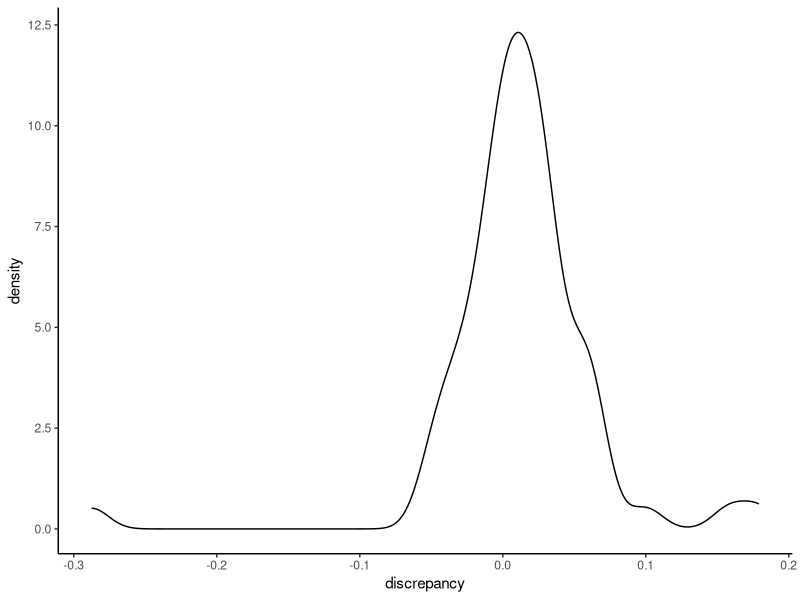

R code for this plot: (Note: this script raises an error after producing the figure.)
## ---- chunk 1
knitr::opts_chunk$set(echo = FALSE, include = FALSE, warning = FALSE, message = FALSE)
date_compiled_title = c("Output created on", date())
## ---- chunk 2
library(tidyverse)
library(broom)
library(patchwork)
library(knitr)
library(kableExtra)
library(afex)
library(BayesFactor)

theme_set(theme_classic())

setwd(dirname(rstudioapi::getActiveDocumentContext()$path)) # set wd to current file location

data <- read_csv("data_tidy_CCVR04.csv") # read in the tidied data from the first analysis script.

data_AW <- 
  data %>% 
  filter(phase == 2) %>% # separate out awareness data
  mutate(TT = if_else(set %in% c(5,6), "Repeated", "Random"), # recode "set" variable into 2 variables
         targ_depth = if_else(set %in% c(5,7), "Near targets", "Far targets")) %>% 
  select(exp:block, set, TT, targ_depth, everything())

dataMain <- 
  data %>% 
  filter(phase == 1) %>% # main phase of the task
  mutate(TT = if_else(set %in% c(1,2), "Repeated", "Random"), # recode "set" variable into 2 variables
         targ_depth = if_else(set %in% c(1,3), "Near", "Far"),
         epoch = ceiling(block/2)) %>% 
  select(exp:phase, epoch, block:set, TT, targ_depth, everything())

## ---- chunk 3
# a table of the demographic information across participants
data_demog <- 
  dataMain %>% 
  group_by(subj) %>% 
  slice(1) %>% # take top row
  ungroup() %>% 
  select(subj,age,gender,condition)

demog_summary <- 
  data_demog %>% 
  summarise(n = n(),
            mean_age = mean(age),
            sd_age = sd(age),
            males = sum(gender=="M"),
            females = sum(gender=="F"),
            non_binary = sum(!gender %in% c("M", "F")))

# summary statistics of response patterns,
basic_resp_stats <- 
  dataMain %>%
  group_by(subj) %>%
  summarise(mean_RT = mean(RT < 9999),
            perc_Timeouts = sum(dist_to_T==-1)/n(),
            mean_Extra_Resp = mean(num_additional_Rs),
            perc_Rs_Over1 = sum(num_additional_Rs>0)/n(),
            perc_Rs_Over2 = sum(num_additional_Rs>1)/n()) %>% 
  summarise_all(list(mean = mean, sd = sd)) %>%  # from participant summaries, compute summary stats
  select(-contains("subj"))

# create table from those summary statistics
table_basic_resp_stats <- 
  basic_resp_stats %>% 
  pivot_longer(cols = everything(), names_to = "stat") %>% 
  kable(digits = 2, col.names = c("","")) %>% 
  kable_styling(latex_options = "hold_position", position = "left")

# filter trials with more than 2 responses (num additional Rs > 1), timeouts,
# and outlier RTs  
data <- 
  dataMain %>% 
  filter(num_additional_Rs<=2, dist_to_T>=0) %>% 
  group_by(subj) %>% 
  mutate(zRT = scale(RT)) %>% 
  filter(between(zRT,-2.5,2.5)) %>% 
  ungroup() 

# what percentage of trials were removed for each participant?
perc_removed <- 
  data %>%
  group_by(subj) %>% 
  summarise(perc = (1 - (n()/496))*100)

# compute normalised RT (norm_RT), for calculating w/s error bars 
data <- 
  data %>% 
  group_by(subj) %>% # within each experiment, and each subject
  summarise(sub_MeanRT = mean(RT)) %>% # calculate the mean RT for the subject
  mutate(sample_MeanRT = mean(sub_MeanRT)) %>% # the overall mean RT for the sample in that experiment
  ungroup() %>% # ungroup the data, to allow for removal of variable
  left_join(data, by = "subj") %>% # join to the original data frame
  mutate(norm_RT = RT - sub_MeanRT + sample_MeanRT) %>% # compute the normalised RT, from the RT, subject mean and sample mean
  select(exp, subj, age:RT, norm_RT, everything(), -sub_MeanRT, -sample_MeanRT) # arrange the variables

## ---- chunk 4
# summarise the overall mean RT for each P 
overall_RT_Means <- 
  data %>% 
  group_by(subj) %>% 
  summarise(meanRT = mean(RT)) %>% 
  mutate(z_meanRT = scale(meanRT))

outlier_meanRTs <- 
  overall_RT_Means %>% 
  filter(!between(z_meanRT, -2.5, 2.5)) %>% 
  pull(subj) # Ps 27 and 60 seems to have unusually long mean RTs
  
# plot the boxplots of RT
RT_boxplot <- 
  overall_RT_Means %>% 
  ggplot(aes(x = "meanRT", y = meanRT))+
  geom_boxplot() +
  geom_point() +
  geom_text(aes(label = subj), hjust = 2, check_overlap = TRUE)

# remove the two outlier participants from the sample
data <- filter(data,!subj %in% outlier_meanRTs)

## ---- chunk 5
# exploring the difficulty of target detection at different depths

# how many trials contributed to the analysis by target depth

data %>% 
  group_by(subj, targ_depth) %>% 
  summarise(prop = n()/240) %>% 
  group_by(targ_depth) %>% 
  summarise(meanProp = mean(prop))

# any unusual participants?

depth_difficulty_measure <- 
  data %>% 
  group_by(subj, targ_depth) %>% 
  summarise(prop = n()/240) %>%
  pivot_wider(names_from = targ_depth, values_from = prop) %>% 
  mutate(discrepancy = Near-Far) 

depth_difficulty_measure %>% 
  ggplot(aes(discrepancy)) +
  geom_density()

# remove those with large discrepancy
depth_difficulty_outliers <- 
  depth_difficulty_measure %>% 
  filter(!between(discrepancy,-.15,.15)) %>% 
  pull(subj)

# remove the depth difficulty outliers from the sample
data <- filter(data,!subj %in% depth_difficulty_outliers)

# remove them from the measure of depth difficulty
depth_difficulty_measure <- 
  depth_difficulty_measure %>% 
  filter(between(discrepancy,-.15,.15)) 

## ---- chunk 6
# main analysis of RT

# convert TT and targ_depth to factors and set level order
data <- 
  data %>%
  mutate(TT = factor(TT, levels = c("Repeated", "Random")),
         targ_depth = factor(targ_depth, levels = c("Near", "Far")))

legendLBLs <- c("Repeated Near T", "Random Near T", "Repeated Far T", "Random Far T")

# get data for the RT figure. 
data_RT_avgs_figure <- 
  data %>%
  group_by(condition, TT, targ_depth, epoch) %>% 
  summarise(meanRT = mean(RT), 
            SE = sd(norm_RT)/sqrt(n())) %>%
  mutate(condition = recode(condition, 
                            "distal_repeated" = "Distal condition",
                            "proximal_repeated" = "Proximal condition")) %>% 
  complete(TT, targ_depth, epoch) # add NA values where missing - ensures breaks in lines for plot

# main RT figure
RT_avgs_figure <- 
  data_RT_avgs_figure %>%
  ggplot(aes(x = epoch, y = meanRT, group = interaction(TT, targ_depth))) +
  geom_line() +
  geom_errorbar(aes(ymin = meanRT-SE, ymax = meanRT+SE), width = 0.2, size = .5) +
  geom_point(aes(fill = interaction(TT, targ_depth), 
                 shape = interaction(TT, targ_depth)), 
             size = 2) +
  facet_wrap(~condition, dir = "v", scales = "free") +
  theme(strip.text = element_text(size = 12, face = "bold"),
        strip.text.x = element_text(hjust = 0.05),
        strip.background = element_blank(),
        panel.spacing.y = unit(2, "lines")) +
  scale_y_continuous(limits = c(1400, 3000), 
                     breaks = seq(1400,3000,200)) +
  scale_x_continuous(breaks = seq(1,31,4),
                     minor_breaks = seq(1,31,2)) +
  scale_fill_manual(name  = "",
                    labels = legendLBLs,
                    values = c("black", "white", "black", "white")) +
  scale_shape_manual(name = "",
                     labels = legendLBLs,
                     values = c(21,21,22,22)) +
  labs(y = "Mean response time (ms)",
       x = "Epoch (16 trials)")

RT_avgs_figure # print the figure
## ---- chunk 7
# get the data from the "test" epochs
data_test <- 
  data %>%
  mutate(test = case_when(epoch %in% 8:11 ~ 1,
                          epoch %in% 18:21 ~ 2,
                          epoch %in% 28:31 ~ 3)) %>% 
  filter(test > 0) #remove data not in the test periods
  
# plot the test data by condition
test_figure <- 
  data_test %>% 
  mutate(condition = recode(condition, 
                            "distal_repeated" = "Distal contingencies", 
                            "proximal_repeated" = "Proximal contingencies"),
         targ_depth = recode(targ_depth,
                             "Near" = "Near targets",
                             "Far" = "Far targets")) %>%
  group_by(condition, TT, targ_depth, test) %>%
  summarise(meanRT = mean(RT), 
            SE = sd(norm_RT)/sqrt(n())) %>% 
  ggplot(aes(x = test, y = meanRT, fill = TT)) +
  geom_col(position = position_dodge(),
           colour = "black",
           size = 1) +
  geom_errorbar(aes(ymin = meanRT, ymax = meanRT+SE), 
                width = 0.2, 
                size = .5, 
                position = position_dodge(width = 0.9)) +
  scale_fill_manual(values = c("black", "white")) +
  scale_y_continuous(breaks = seq(1400,2800,200)) +
  coord_cartesian(ylim = c(1400,2800)) +
  facet_wrap(vars(condition,targ_depth), 
             nrow = 2, 
             scales = "free",
             labeller = labeller(.rows = label_value, .multi_line = TRUE)) + 
  theme(strip.text = element_text(size = 10, face = "bold"),
        strip.text.x = element_text(hjust = 0),
        strip.background = element_blank(), 
        panel.spacing.y = unit(2, "lines")) +
  labs(x = "Test phase",
       y = "Mean RT",
       fill = "")

test_figure #print figure

## ---- chunk 8

data_test$subj <- as.factor(data_test$subj)

#get data for the ANOVA on the test data
data_RT_ANOVA <- 
  data_test %>% 
  group_by(condition, subj, TT, targ_depth, test) %>% 
  summarise(meanRT = mean(RT)) 

# conduct ANOVA
data_RT_ANOVA %>% 
  aov_car(meanRT ~ Error(subj/(test*TT*targ_depth)) + condition, data = .)


## ---- chunk 9

# compute a new CC_RT variable, which simplifies the random-repeated comparison
test_diff <- 
  data_test %>%
  group_by(subj, TT, targ_depth, test) %>%
  summarise(meanRT = mean(RT)) %>% 
  pivot_wider(names_from = TT, values_from = meanRT) %>% 
  mutate(CC_RT = Random - Repeated) 

# plot the CC effect as a function of target depth and test.
test_diff_figure <- 
  test_diff %>% 
  group_by(targ_depth, test) %>% 
  summarise(RT = mean(CC_RT), SE = sd(CC_RT)/sqrt(n())) %>% 
  ggplot(aes(x = test, y = RT)) +
  geom_errorbar(aes(ymin = RT-SE, ymax = RT+SE), 
                width = 0.1, size = .5, colour = "black") +
  geom_line(aes(group = targ_depth), size = 1) +
  geom_point(aes(fill = targ_depth), 
             size = 4, shape = 21, colour = "black", stroke = 1.5) +
  scale_x_continuous(breaks = 1:3) +
  scale_y_continuous(limits = c(-100, 300), breaks = seq(-100,300,50)) +
  scale_fill_discrete(type = c("black", "white")) +
  labs(x = "Test",
       y = "Difference in RT (Random - Repeated)",
       fill = "")

# draw figure
test_diff_figure

## ---- chunk 10

# t-test Test 1
test_diff %>% 
  filter(test == 1) %>% 
  {t.test(.$CC_RT ~ .$targ_depth)}

# t-test Test 2
test_diff %>% 
  filter(test == 2) %>% 
  {t.test(.$CC_RT ~ .$targ_depth)}

# t-test Test 3
test_diff %>% 
  filter(test == 3) %>% 
  {t.test(.$CC_RT ~ .$targ_depth)}


## ---- chunk 11

# compute new variables based on egocentricity of the repeated distractors
data_ego_test <- 
  data_test %>%
  mutate(egocentric = case_when(condition == "proximal_repeated" & targ_depth == "Near"
                                ~ "Egocentric - Near",
                                condition == "proximal_repeated" & targ_depth == "Far"
                                ~ "Egocentric - Far",
                                condition == "distal_repeated" & targ_depth == "Near"
                                ~ "Egocentric - Far",
                                condition == "distal_repeated" & targ_depth == "Far"
                                ~ "Egocentric - Near")) %>% 
  mutate(egocentric = fct_relevel(egocentric, "Egocentric - Near", "Egocentric - Far"))

# plot mean RTs as a function of egocentricity, trial type, and test.
test_ego_figure <- 
  data_ego_test %>% 
  group_by(egocentric, TT, test) %>%
  summarise(meanRT = mean(RT), SE = sd(norm_RT)/sqrt(n())) %>% 
  ggplot(aes(x = test, y = meanRT, fill = TT)) +
  geom_col(position = position_dodge(),
           colour = "black",
           size = 1) +
  geom_errorbar(aes(ymin = meanRT, ymax = meanRT+SE), 
                width = 0.2, size = .5, position = position_dodge(width = 0.9)) +
  scale_fill_manual(values = c("black", "white")) +
  scale_y_continuous(breaks = seq(1800,2400,100)) +
  coord_cartesian(ylim = c(1800,2400)) +
  facet_wrap(vars(egocentric), 
             nrow = 2, 
             scales = "free",
             labeller = labeller(.rows = label_value, .multi_line = FALSE)) + 
  theme(strip.text = element_text(size = 10, face = "bold"),
        strip.text.x = element_text(hjust = 0.05),
        strip.background = element_blank(), 
        panel.spacing.y = unit(2, "lines")) +
  labs(x = "Test phase",
       y = "Mean RT",
       fill = "")

test_ego_figure

## ---- chunk 12

# convert variables to factors
data_ego_test$subj <- as.factor(data_ego_test$subj)
data_ego_test$egocentric <- as.factor(data_ego_test$egocentric)

# summarise data for ANOVA
data_ego_RT_ANOVA <- 
  data_ego_test %>% 
  group_by(subj, egocentric, TT, test) %>% 
  summarise(meanRT = mean(RT)) 

# conduct ANOVA
data_ego_RT_ANOVA %>% 
  aov_car(meanRT ~ Error(subj/(egocentric*TT*test)), data = .)



## ---- chunk 13
# awareness data analysis - this is not reported here, but is reported in the main manuscript

# remove the outlier participants from the sample
data_AW <- 
  data_AW %>% 
  filter(!subj %in% outlier_meanRTs,
         !subj %in% depth_difficulty_outliers)

# summarise awareness test accuracy as a function of trial type and target depth
data_gen_descriptives <- 
  data_AW %>% 
  group_by(TT, targ_depth) %>% 
  summarise(acc = mean(dist_to_T),
            acc_sd = sd(dist_to_T))

# plot those means
data_gen_descriptives %>% 
  ggplot(aes(x = targ_depth, y = acc, fill = TT)) +
  geom_col(position = position_dodge2(), colour = "black") +
  scale_fill_manual(values = c("black","white"))

# subject level means of awareness accuracy, as a function of trial type and target depth 
data_gen_analysis <- 
  data_AW %>% 
  group_by(subj, TT, targ_depth) %>% 
  summarise(acc = mean(dist_to_T))

# look at the correlation of awareness with CC effect

# summarise CC effect
sub_CC <- 
  test_diff %>% 
  group_by(subj) %>% 
  summarise(CC_RT = mean(CC_RT))

#summarise awareness
sub_Aware <- 
  data_gen_analysis %>% 
  group_by(subj,TT) %>% 
  summarise(acc = mean(acc)) %>% 
  pivot_wider(names_from = TT, values_from = acc) %>% 
  mutate(CC_aware = Random - Repeated) %>% 
  select(subj, CC_aware) %>% 
  mutate(subj = as.factor(subj))

# join and look at correlation
c_data <- 
  full_join(sub_CC, sub_Aware, by = "subj")

# test correlation
cor(c_data$CC_RT, c_data$CC_aware)
correlationBF(c_data$CC_RT, c_data$CC_aware)

awareness_cor_result <- cor.test(~ CC_RT + CC_aware, data = c_data, method = "pearson")

## ---- chunk 14
# conduct ANOVA
anova_awareness <- 
  data_gen_analysis %>% 
  aov_car(acc ~ Error(subj/(TT*targ_depth)), data = .)

# convert variables to factors for BF analysis
data_gen_analysis <- 
  data_gen_analysis %>% 
  mutate(subj = as.factor(subj),
         TT = as.factor(TT),
         targ_depth = as.factor(targ_depth))

# Bayesian analysis on the awareness data
BFanova_awareness <- 
  anovaBF(formula = acc ~ TT*targ_depth + subj,
          whichRandom = "subj",
          data = data_gen_analysis)


## ---- chunk 15

# create new variables with experiment specific names
CCVR04_demog_summary = demog_summary
CCVR04_basic_resp_stats = basic_resp_stats
CCVR04_perc_removed = perc_removed
CCVR04_overall_RT_Means = overall_RT_Means
CCVR04_RT_avgs_figure = RT_avgs_figure
CCVR04_test_figure = test_figure
CCVR04_data_RT_ANOVA = data_RT_ANOVA
CCVR04_data_RT_test_diff = test_diff
CCVR04_RT_test_diff_figure = test_diff_figure
CCVR04_data_ego_RT_ANOVA = data_ego_RT_ANOVA
CCVR04_test_ego_figure = test_ego_figure
CCVR04_data_awareness = data_gen_descriptives
CCVR04_anova_awareness = anova_awareness
CCVR04_BFanova_awareness = BFanova_awareness
CCVR04_awareness_cor = awareness_cor_result

#save these objects for manuscript
save(CCVR04_demog_summary, 
     CCVR04_basic_resp_stats,
     CCVR04_perc_removed,
     CCVR04_overall_RT_Means,
     CCVR04_RT_avgs_figure,
     CCVR04_test_figure,
     CCVR04_data_RT_ANOVA,
     CCVR04_data_RT_test_diff,
     CCVR04_RT_test_diff_figure,
     CCVR04_data_ego_RT_ANOVA,
     CCVR04_test_ego_figure,
     CCVR04_data_awareness,
     CCVR04_anova_awareness,
     CCVR04_BFanova_awareness,
     CCVR04_awareness_cor,
     file = "../../CCVR_ms_1/CCVR04_export.Rdata")
